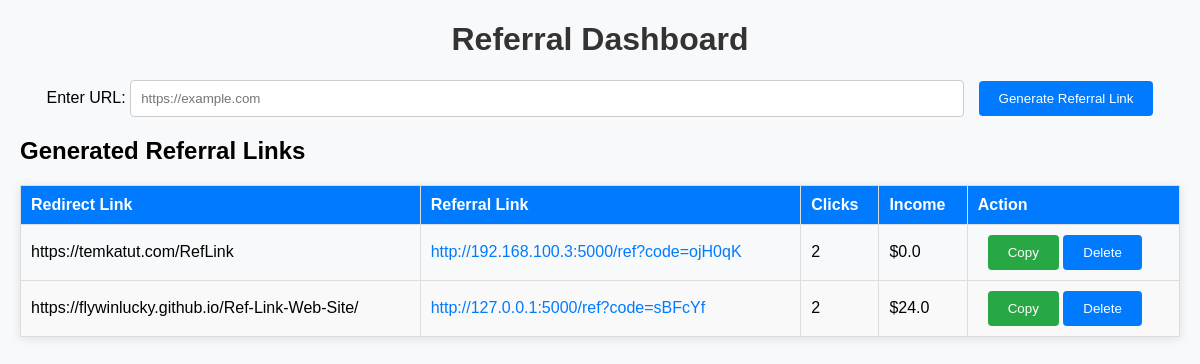
Before: / with the older database file.
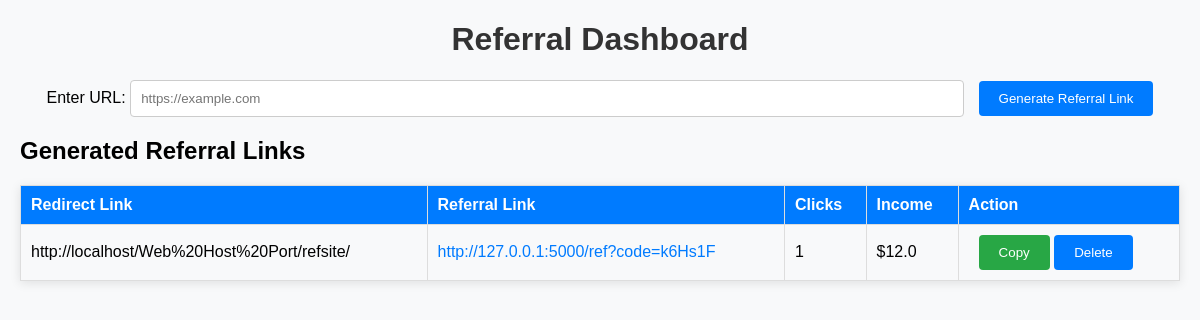
After: the same page with the newer database file.
### app.py (models this page shows)
class Referral(db.Model):
    id = db.Column(db.Integer, primary_key=True)
    redirect_link = db.Column(db.String(150), nullable=False)
    referral_link = db.Column(db.String(150), unique=True, nullable=False)
    click_count = db.Column(db.Integer, default=0)
    income = db.Column(db.Float, default=0.0)

### app.py (the view)
@app.route('/')
def dashboard():
    referrals = Referral.query.all()
    return render_template('dashboard.html', referrals=referrals)

### templates/dashboard.html (shortened to what this page needs)
<!DOCTYPE html>
<html lang="en">
<head>
</head>
<body>
    <h1>Referral Dashboard</h1>
    <form action="/generate" method="POST">
        <label for="redirect_link">Enter URL:</label>
        <input type="url" id="redirect_link" name="redirect_link" placeholder="https://example.com" required>
        <button type="submit">Generate Referral Link</button>
    </form>
    <h2>Generated Referral Links</h2>
    <table>
        <thead>
            <tr>
                <th>Redirect Link</th>
                <th>Referral Link</th>
                <th>Clicks</th>
                <th>Income</th>
                <th>Action</th>
            </tr>
        </thead>
        <tbody>
            {% for referral in referrals %}
            <tr>
                <td>{{ referral.redirect_link }}</td>
                <td>
                    <a href="{{ referral.referral_link }}" target="_blank">{{ referral.referral_link }}</a>
                </td>
                <td>{{ referral.click_count }}</td>
                <td>${{ referral.income | round(2) }}</td>
                <td>
                    <button class="copy-button" onclick="copyToClipboard('{{ referral.referral_link }}')">Copy</button>
                    <form action="/delete/{{ referral.id }}" method="POST" style="display:inline;">
                        <button type="submit" onclick="return confirm('Are you sure you want to delete this referral link?');">Delete</button>
                    </form>
                </td>
            </tr>
            {% endfor %}
        </tbody>
    </table>
</body>
</html>

### templates/dashboard.html (style rules this page uses)
body { font-family: Arial, sans-serif; margin: 20px; background-color: #f8f9fa; }
h1 { color: #333; text-align: center; }
table { width: 100%; border-collapse: collapse; margin-top: 20px; box-shadow: 0 2px 10px rgba(0,0,0,0.1); }
table, th, td { border: 1px solid #ddd; }
th, td { padding: 10px; text-align: left; }
th { background-color: #007bff; color: white; }
a { color: #007bff; text-decoration: none; }
form { margin-bottom: 20px; text-align: center; }
input[type="url"] { width: 70%; padding: 10px; margin-right: 10px; border: 1px solid #ccc; border-radius: 4px; }
button { padding: 10px 20px; background-color: #007bff; color: white; border: none; border-radius: 4px; cursor: pointer; }
.copy-button { background-color: #28a745; margin-left: 10px; }

Changed rows visible on the page:
removed Referral: redirect_link "https://flywinlucky.github.io/Ref-Link-Web-Site/", referral_link "http://127.0.0.1:5000/ref?code=sBFcYf", click_count "2", income "24.0"
changed Referral: redirect_link "https://temkatut.com/RefLink" → "http://localhost/Web%20Host%20Port/refsite/"; referral_link "http://192.168.100.3:5000/ref?code=ojH0qK" → "http://127.0.0.1:5000/ref?code=k6Hs1F"; click_count "2" → "1"; income "0.0" → "12.0"
